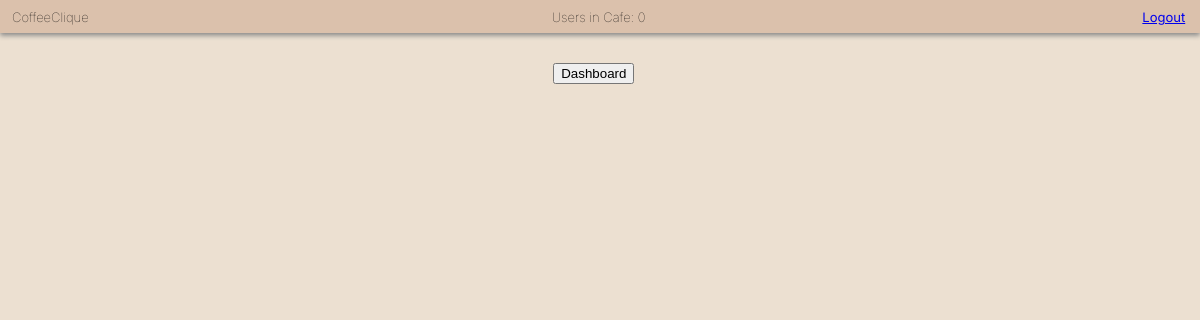
The page /view_tasks (signed in) on the database as committed earlier.
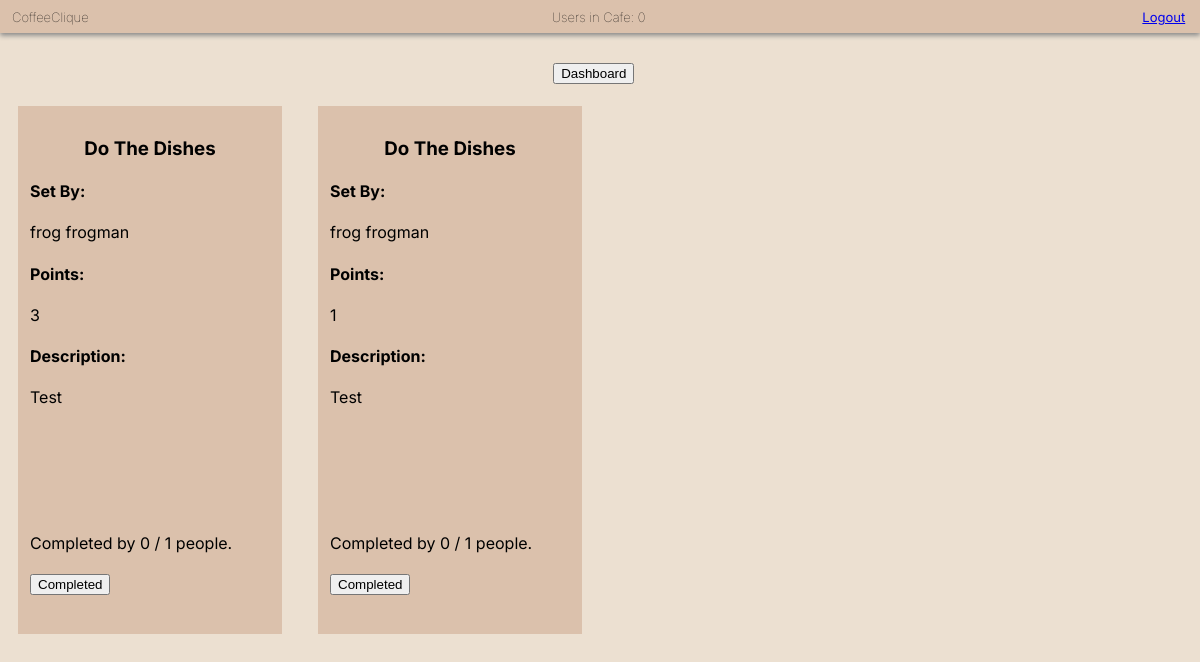
The same page on the database as committed later.
### app/models.py (models this page shows, shortened)
class Task(models.Model):
    POINTS = ((1, "1"), (2, "2"), (3, "3"), (4, "4"), (5, "5"),
              (10, "10"), (15, "15"), (20, "20"), (25, "25"), (30, "30"))
    REPEATS = (("n", "NONE"), ("d", "DAILY"), ("w", "WEEKLY"))
    task_name = models.CharField(max_length=50)
    table_id = models.ForeignKey(CafeTable, related_name="tasks",
                                 on_delete=models.CASCADE)
    created_by = models.ForeignKey(CoffeeUser, related_name="created_tasks",
                                   on_delete=models.CASCADE)
    completed_by = models.ManyToManyField(CoffeeUser, blank=True)
    date_set = models.DateField(auto_now_add=True)
    task_content = models.TextField(max_length=4000)
    points = models.PositiveIntegerField(default=0, choices=POINTS)
    recurring_date = models.DateField(null=True, blank=True)
    recurrence_interval = models.CharField(max_length=1, choices=REPEATS)
    no_of_repeats = models.PositiveIntegerField(default=0)
    max_repeats = models.PositiveIntegerField(default=0)
    REQUIRED_FIELDS = ["task_name", "task_content"]
    def get_number_completed_task(self):
        out_of = self.table_id.coffeeuser_set.exclude(is_staff=1).count()
        if self.created_by.is_staff:
            result = (self.completed_by.count(), out_of)
        else:
            result = (self.completed_by.count(), out_of - 1)
        return result

class CoffeeUser(AbstractBaseUser):
    AVAILABLE_UNIS = (
        ("University of Exeter", "University of Exeter"),
        ("Test uni", "Test uni")
    )
    email = models.EmailField(verbose_name="email", unique=True)
    date_joined = models.DateTimeField(verbose_name="date_joined",
                                       auto_now_add=True)
    last_login = models.DateTimeField(verbose_name="last_login", auto_now=True)
    is_admin = models.BooleanField(default=False)
    is_active = models.BooleanField(default=True)
    is_staff = models.BooleanField(default=False)
    is_superuser = models.BooleanField(default=False)
    first_name = models.CharField(max_length=50)
    last_name = models.CharField(max_length=50)
    university = models.CharField(max_length=50, choices=AVAILABLE_UNIS)
    year = models.PositiveIntegerField(null=True, blank=True)
    course = models.CharField(max_length=50, blank=True)
    cafe_table_ids = models.ManyToManyField(CafeTable, blank=True)
    points = models.PositiveIntegerField(default=0)
    studying_until = models.DateTimeField(null=True, blank=True)
    share_tables = models.BooleanField(default=True)
    tasks_set_today = models.PositiveIntegerField(default=0)
    next_possible_set = models.DateField(null=True, blank=True)
    student_tasks_completed = models.PositiveIntegerField(default=0)
    next_possible_complete = models.DateField(null=True, blank=True)
    facebook = models.CharField(max_length=255, null=True, blank=True)
    twitter = models.CharField(max_length=255, null=True, blank=True)
    instagram = models.CharField(max_length=255, null=True, blank=True)
    USERNAME_FIELD = "email"  # users log in using their email
    REQUIRED_FIELDS = ["first_name", "last_name", "university", "is_staff"]
    objects = CoffeeUserManager()

### app/views.py (the view)
# urls.py: path('view_tasks', views.view_tasks, name='viewtasks'),
@login_required(login_url="/")
def view_tasks(request):
    current_user = request.user
    if current_user.is_staff:
        return redirect("dashboard")
    tables = CafeTable.objects.filter(
        university=current_user.university,
        table_id__in=current_user.cafe_table_ids.values_list('table_id',
                                                             flat=True)
    )
    check_recurring_tasks()
    tasks = Task.objects.filter(table_id__in=tables).exclude(
        completed_by=current_user).exclude(created_by=current_user)
    complete_current = []
    complete_total = []
    for task in tasks:
        current, total = task.get_number_completed_task()
        complete_current.append(current)
        complete_total.append(total)
    context = {
        'tasks': zip(tasks, complete_current, complete_total),
        'users': CoffeeUser.objects.all(),
        'num_users': get_number_current_users()
    }
    return render(request, 'view_tasks.html', context)

### app/views.py (called while the page is built)
def get_number_current_users():
    active_sessions = Session.objects.filter(expire_date__gte=timezone.now())
    active = 0
    for session in active_sessions:
        data = session.get_decoded()
        if data != {}:
            active += 1
    return active

def check_recurring_tasks():
    recurring_tasks = Task.objects.exclude(max_repeats=0).exclude(
        recurrence_interval="n")
    for task in recurring_tasks:
        if task.recurring_date == datetime.date.today() and \
          task.no_of_repeats <= task.max_repeats:
            task.completed_by.remove(*task.completed_by.all())
            task.no_of_repeats += 1
            task.date_set = datetime.date.today()
            task.save()

### app/templates/view_tasks.html (shortened to what this page needs)
<!DOCTYPE html>
<html lang="en">
<head>
  {% load static %}
  <link rel="stylesheet" type="text/css" href="{% static 'css/basic.css' %}"></link>
  <link rel="stylesheet" type="text/css" href="{% static 'css/view_tasks.css' %}"></link>
</head>
<body>
  <div class="top_bar">
    <h6 class="app_name">CoffeeClique</h6>
    <h6 class="user_count">Users in Cafe: {{ num_users }}</h6>
    <a class="logout" href="{% url 'logout' %}">Logout</a>
  </div>
  <button onclick="document.location='dashboard'" id="dashboard">Dashboard</button>
  <ul>
      {% for task, current, total in tasks %}
      <li>
        <h3 class="task_name">{{task.task_name}}</h3>
        <div class="task_info">
          <h4>Set By: </h4><div class="creator">{{task.created_by.first_name}} {{task.created_by.last_name}}</div>
          <h4>Points: </h4>{{task.points}}
          <h4>Description:</h4>
          <div class="descrip">{{task.task_content}}</div>
          <br>
          Completed by {{ current }} / {{ total }} people.
          <form action = "{% url 'complete' task.id %}" method="post">
            <br><button type="submit"> Completed </button>
          </form>
        </div>
      </li>
      {% endfor %}
    </ul>
</body>
</html>

Rows that differ between the two databases and show on the page:
added Task: task_name "Do The Dishes", created_by.first_name "frog", created_by.last_name "frogman", points "3", task_content "Test", no_of_repeats "0", total "1"
added Task: task_name "Do The Dishes", created_by.first_name "frog", created_by.last_name "frogman", points "1", task_content "Test", no_of_repeats "0", total "1"
